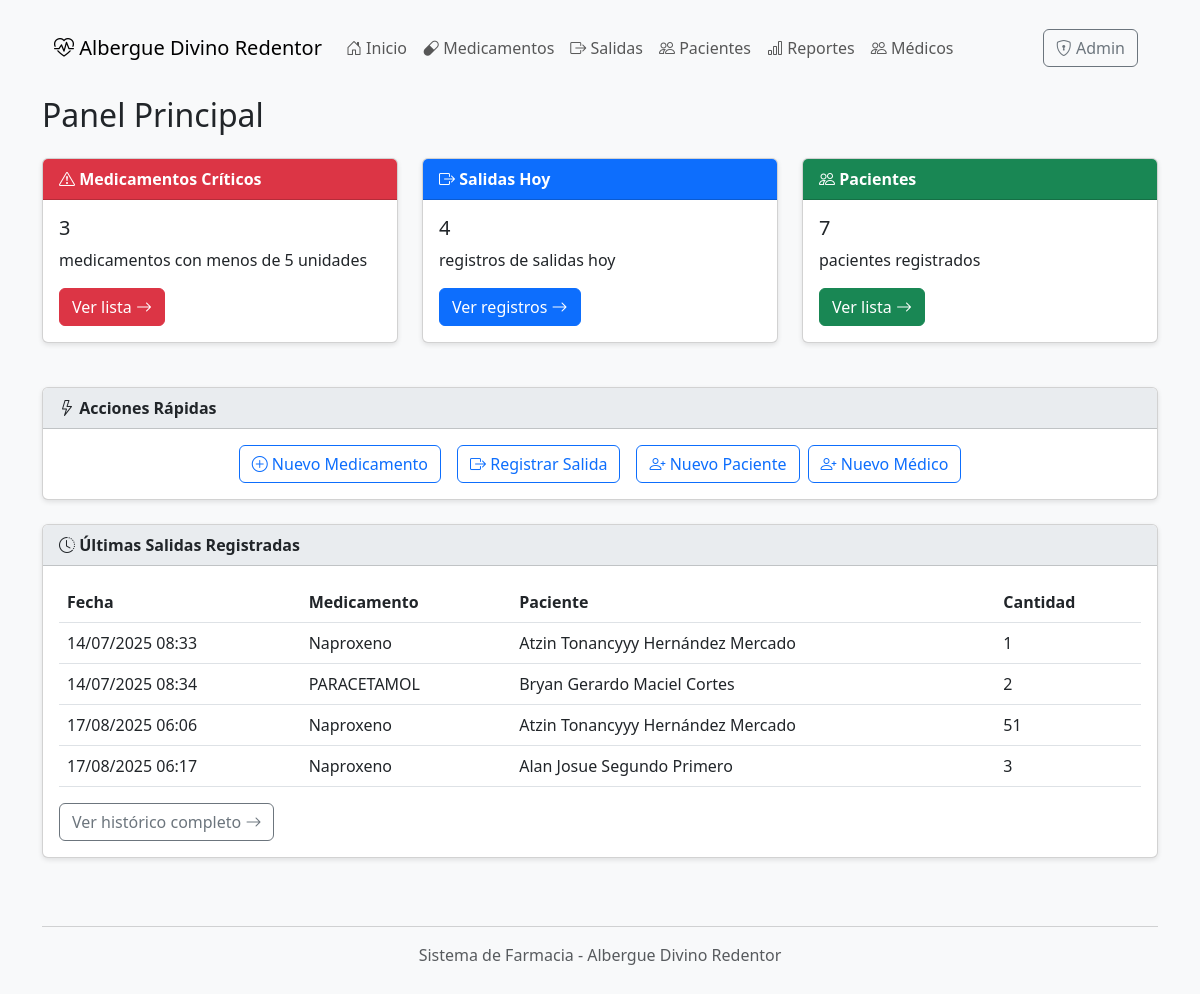
Before: / with the older database file.
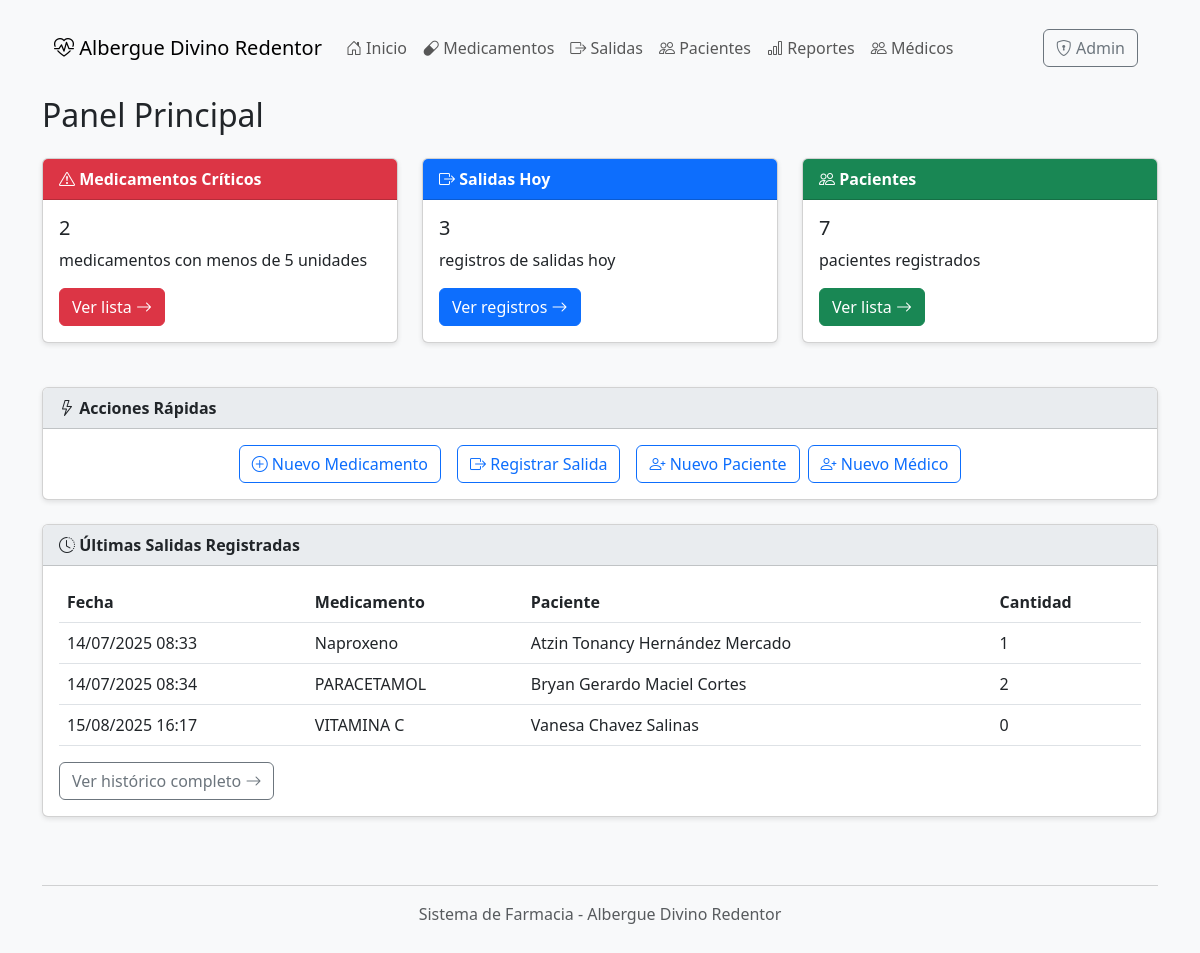
After: the same page with the newer database file.
### farmacia/models.py (models this page shows, shortened)
class SalidaMedicamento(models.Model):
    id = models.AutoField(primary_key=True)
    medicamento = models.ForeignKey(Medicamento, on_delete=models.CASCADE)
    paciente = models.ForeignKey(Paciente, on_delete=models.CASCADE)
    cantidad = models.PositiveIntegerField()
    fecha = models.DateTimeField(auto_now_add=True)
    medico = models.ForeignKey(Medico, on_delete=models.CASCADE, verbose_name="Médico responsable")
    class Meta:
        verbose_name = "Salida de Medicamento"
        verbose_name_plural = "Salidas de Medicamentos"

class Medicamento(models.Model):
    id = models.AutoField(primary_key=True)
    clave = models.CharField(max_length=50, unique=True, verbose_name="Clave única")
    nombre = models.CharField(max_length=200, verbose_name="Nombre")
    categoria = models.ForeignKey('CategoriaMedicamento', on_delete=models.CASCADE)
    descripcion = models.TextField(blank=True, verbose_name="Descripción")
    fecha_caducidad = models.DateField(verbose_name="Fecha de caducidad")
    cantidad = models.IntegerField(default=0, verbose_name="Cantidad en inventario")
    status = models.BooleanField(default=True, verbose_name="Disponible")
    class Meta:
        verbose_name = "Medicamento"
        verbose_name_plural = "Medicamentos"
        ordering = ['nombre']

class Paciente(models.Model):
    id = models.AutoField(primary_key=True)
    nombre = models.CharField(max_length=200)
    apellidos = models.CharField(max_length=200)
    fecha_registro = models.DateTimeField(auto_now_add=True)
    class Meta:
        verbose_name = "Paciente"
        verbose_name_plural = "Pacientes"

### farmacia/views.py (the view)
# urls.py: path('', views.index, name='index'),
def index(request):
    context = {
        'criticos_count': Medicamento.objects.filter(cantidad__lt=5).count(),
        'salidas_hoy_count': SalidaMedicamento.objects.count(),
        'pacientes_count': Paciente.objects.count(),
        'medicos_count': Medico.objects.count(),
        'ultimas_salidas': SalidaMedicamento.objects.select_related('medicamento', 'paciente', 'medico')[:5]
    }
    return render(request, 'index.html', context)

### farmacia/templates/index.html (shortened to what the changed rows need)
{% extends 'base.html' %}
{% block content %}
    <h2 class="mb-4">Panel Principal</h2>
    <div class="row">
        <div class="col-md-4">
            <div class="card">
                <div class="card-body">
                    <h5 class="card-title">{{ criticos_count }}</h5>
                    <p class="card-text">medicamentos con menos de 5 unidades</p>
                    <a href="{% url 'medicamentos' %}" class="btn btn-danger">
                        Ver lista <i class="bi bi-arrow-right"></i>
                    </a>
                </div>
            </div>
        </div>
        <div class="col-md-4">
            <div class="card">
                <div class="card-body">
                    <h5 class="card-title">{{ salidas_hoy_count }}</h5>
                    <p class="card-text">registros de salidas hoy</p>
                    <a href="{% url 'salidas' %}" class="btn btn-primary">
                        Ver registros <i class="bi bi-arrow-right"></i>
                    </a>
                </div>
            </div>
        </div>
    </div>
    <div class="card mt-4">
        <div class="card-body">
            <div class="table-responsive">
                <table class="table table-hover">
                    <thead>
                        <tr>
                            <th>Fecha</th>
                            <th>Medicamento</th>
                            <th>Paciente</th>
                            <th>Cantidad</th>
                        </tr>
                    </thead>
                    <tbody>
                        {% for salida in ultimas_salidas %}
                        <tr>
                            <td>{{ salida.fecha|date:"d/m/Y H:i" }}</td>
                            <td>{{ salida.medicamento.nombre }}</td>
                            <td>{{ salida.paciente.nombre }} {{ salida.paciente.apellidos }}</td>
                            <td>{{ salida.cantidad }}</td>
                        </tr>
                        {% empty %}
                        <tr>
                            <td colspan="4" class="text-center">No hay salidas registradas</td>
                        </tr>
                        {% endfor %}
                    </tbody>
                </table>
            </div>
        </div>
    </div>
{% endblock %}

Changed rows visible on the page:
removed SalidaMedicamento: fecha "17/08/2025 06:17", medicamento.nombre "Naproxeno", paciente.nombre "Alan Josue", paciente.apellidos "Segundo Primero", cantidad "3"
changed through a linked row, SalidaMedicamento "Naproxeno": paciente.nombre "Atzin Tonancyyy" → "Atzin Tonancy"
changed SalidaMedicamento: fecha "17/08/2025 06:06" → "15/08/2025 16:17"; medicamento.nombre "Naproxeno" → "VITAMINA C"; paciente.nombre "Atzin Tonancyyy" → "Vanesa"; paciente.apellidos "Hernández Mercado" → "Chavez Salinas"; cantidad "51" → "0"
Other visible differences:
{{ criticos_count }}: "3" → "2"
{{ salidas_hoy_count }}: "4" → "3"
